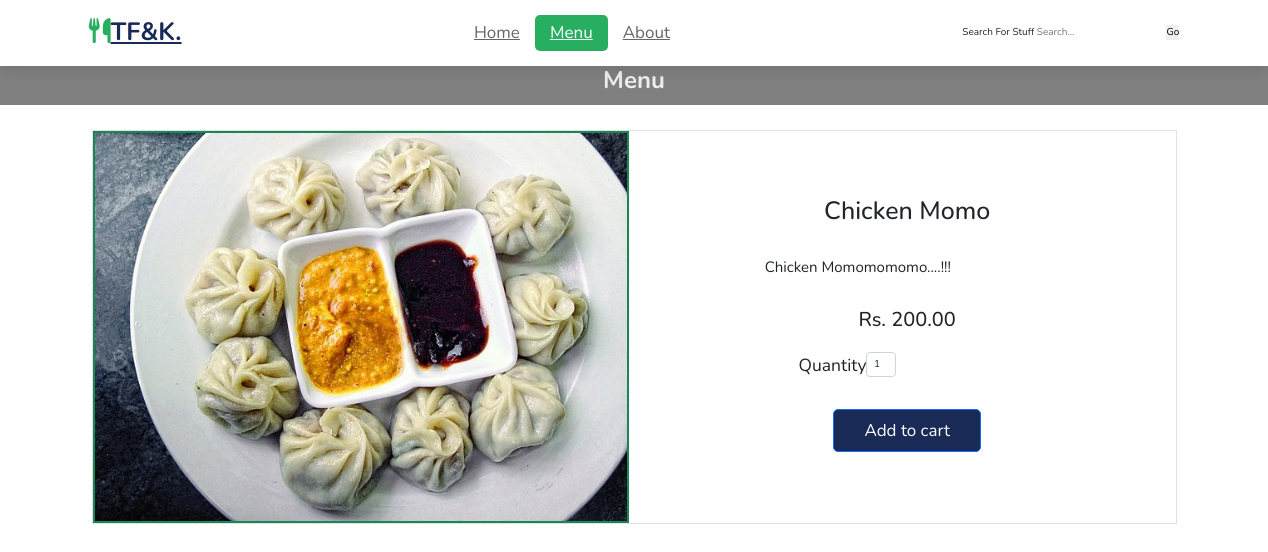
The app's page /orderitem/13/ with its own data.
### ForkAndKnife/models.py (models this page shows, shortened)
class Menu(models.Model):
    menu_item_id = models.AutoField;
    name = models.CharField(max_length=100)
    desctription = models.CharField(max_length=250)
    price = models.DecimalField(max_digits=6, decimal_places=2)
    item_image = models.ImageField(upload_to='media')
    category_id = models.ForeignKey(Category, on_delete=models.CASCADE)
    sub_category_id = models.ForeignKey(SubCategory, on_delete=models.CASCADE)

### ForkAndKnife/views.py (the view)
# urls.py: path('orderitem/<int:id>/', views.orderItem, name="orderPage",),
def orderItem(request, id):
    order = get_object_or_404(Menu, id = id)
    return render(request, "ForkAndKnife/orderMenu.html", { 'order': order})

### ForkAndKnife/templates/ForkAndKnife/orderMenu.html (shortened to what this page needs)
{%load static%}
<!doctype html>
<html lang="en">
<head>
  <link href="https://cdn.jsdelivr.net/npm/bootstrap@5.2.0/dist/css/bootstrap.min.css" rel="stylesheet"
>
  <link rel="stylesheet" href="https://cdnjs.cloudflare.com/ajax/libs/font-awesome/6.1.1/css/all.min.css">
  <link rel="stylesheet" href="https://cdn.jsdelivr.net/npm/swiper@9/swiper-bundle.min.css"/>
  <link rel="stylesheet" href="{% static 'css/menu.css'%}">
  <link rel="stylesheet" href="{% static 'css/index.css' %}">
</head>
<body>
  <header>
    <a href="index.html" class="logo"><i class="fa-solid fa-utensils"></i>TF&K.</a>
    <nav class="navbar">
      <a href="index.html">home</a>
      <a href="mainmenu.html" class="active">menu</a>
      <a href="about.html">about</a>
    </nav>
    <div class="icons">
      <form onsubmit="event.preventDefault();" role="search" class="d-inline">
        <label for="search">Search for stuff</label>
        <input id="search" type="search" placeholder="Search..." autofocus required />
        <button type="submit">Go</button>
      </form>
    </div>
  </header>
  <div class="subko-heading"><h3>Menu</h3> </div>
  <div class="container">
    <div class="d-flex justify-content-between gap-3 border">
        <div class="order-photo border border-success border-2">
            <img src="{{order.item_image.url}}" alt="" width="100%" height="100%">
        </div>
        <div class="order-details text-center">
            <h4 class="fs-1">{{order.name}}</h4>
            <p class="fs-4 ma my-5">{{order.desctription}}</p>
            <h2> Rs. {{order.price}}</h2>
            <div class="input-group margin">
              <span class="fs-3">quantity</span>
                <form method="POST" action="/add-to-cart/{{ product.id }}/">
                <input type="text" id="quantity" name="quantity" method = "post" class="form-control input-number " value="1" min="0" max="10">
                </div>
        <button class="btn btn-primary " type="submit">Add to cart</button>
        </div>
      </div>
</body>
</html>

### static/css/menu.css (style rules this page uses)
* { font-family: "Nunito", sans-serif; margin: 0; padding: 0; -webkit-box-sizing: border-box; box-sizing: border-box; text-decoration: none; outline: none; border: none; text-transform: capitalize; -webkit-transition: all 0.3s linear; -o-transition: all 0.3s linear; transition: all 0.3s linear; }
@media (min-width: 992px) { .container { max-width: 1100px; } }
html { font-size: 62.5%; overflow-x: hidden; scroll-padding-top: 5.5rem; scroll-behavior: smooth; }
.btn { margin-top: 1rem; display: inline-block; font-size: 1.7rem; color: #fff; background: #192a56; border-radius: 0.5rem; cursor: pointer; padding: 0.8rem 3rem; }
.subko-heading { text-align: center; margin: 4% 0 2%; padding: 15px 0 5px; background-color: gray; }
.subko-heading h3 { font-size: x-large; font-weight: 700; color: #eee; }
header { position: fixed; top: 0; left: 0; right: 0; background: #fff; padding: 1rem 7%; display: -webkit-box; display: -ms-flexbox; display: flex; -webkit-box-align: center; -ms-flex-align: center; align-items: center; -webkit-box-pack: justify; -ms-flex-pack: justify; justify-content: space-between; z-index: 999; -webkit-box-shadow: 0 0.5rem 1.5rem rgba(0, 0, 0, 0.1); box-shadow: 0 0.5rem 1.5rem rgba(0, 0, 0, 0.1); }
header .logo { color: #192a56; font-size: 2.5rem; font-weight: bolder; }
header .logo i { color: #27ae60; }
header .navbar a { font-size: 1.7rem; border-radius: 0.5rem; padding: 0.5rem 1.5rem; color: #666; }
header .navbar a.active, header .navbar a:hover { color: #fff; background: #27ae60; }
.order-photo { -ms-flex-preferred-size: 50%; flex-basis: 50%; }
.order-details { -ms-flex-preferred-size: 50%; flex-basis: 50%; padding: 6% 2%; }
.order-details p { max-width: 80%; }
.order-details .margin { margin: 20px 28%; }
#quantity { max-width: 30px; }

### static/css/index.css (style rules this page uses)
* { font-family: "Nunito", sans-serif; margin: 0; padding: 0; -webkit-box-sizing: border-box; box-sizing: border-box; text-decoration: none; outline: none; border: none; text-transform: capitalize; -webkit-transition: all 0.3s linear; -o-transition: all 0.3s linear; transition: all 0.3s linear; }
@media (min-width: 992px) { .container { max-width: 1100px; } }
html { font-size: 62.5%; overflow-x: hidden; scroll-padding-top: 5.5rem; scroll-behavior: smooth; }
.btn { margin-top: 1rem; display: inline-block; font-size: 1.7rem; color: #fff; background: #192a56; border-radius: 0.5rem; cursor: pointer; padding: 0.8rem 3rem; }
.subko-heading { text-align: center; margin: 4% 0 2%; padding: 15px 0 5px; background-color: gray; }
.subko-heading h3 { font-size: x-large; font-weight: 700; color: #eee; }
header { position: fixed; top: 0; left: 0; right: 0; background: #fff; padding: 1rem 7%; display: -webkit-box; display: -ms-flexbox; display: flex; -webkit-box-align: center; -ms-flex-align: center; align-items: center; -webkit-box-pack: justify; -ms-flex-pack: justify; justify-content: space-between; z-index: 999; -webkit-box-shadow: 0 0.5rem 1.5rem rgba(0, 0, 0, 0.1); box-shadow: 0 0.5rem 1.5rem rgba(0, 0, 0, 0.1); }
header .logo { color: #192a56; font-size: 2.5rem; font-weight: bolder; }
header .logo i { color: #27ae60; }
header .navbar a { font-size: 1.7rem; border-radius: 0.5rem; padding: 0.5rem 1.5rem; color: #666; }
header .navbar a.active, header .navbar a:hover { color: #fff; background: #27ae60; }

### records on screen
Menu: item_image (picture), name "Chicken Momo", desctription "Chicken Momomomomo....!!!", price "200.00"
